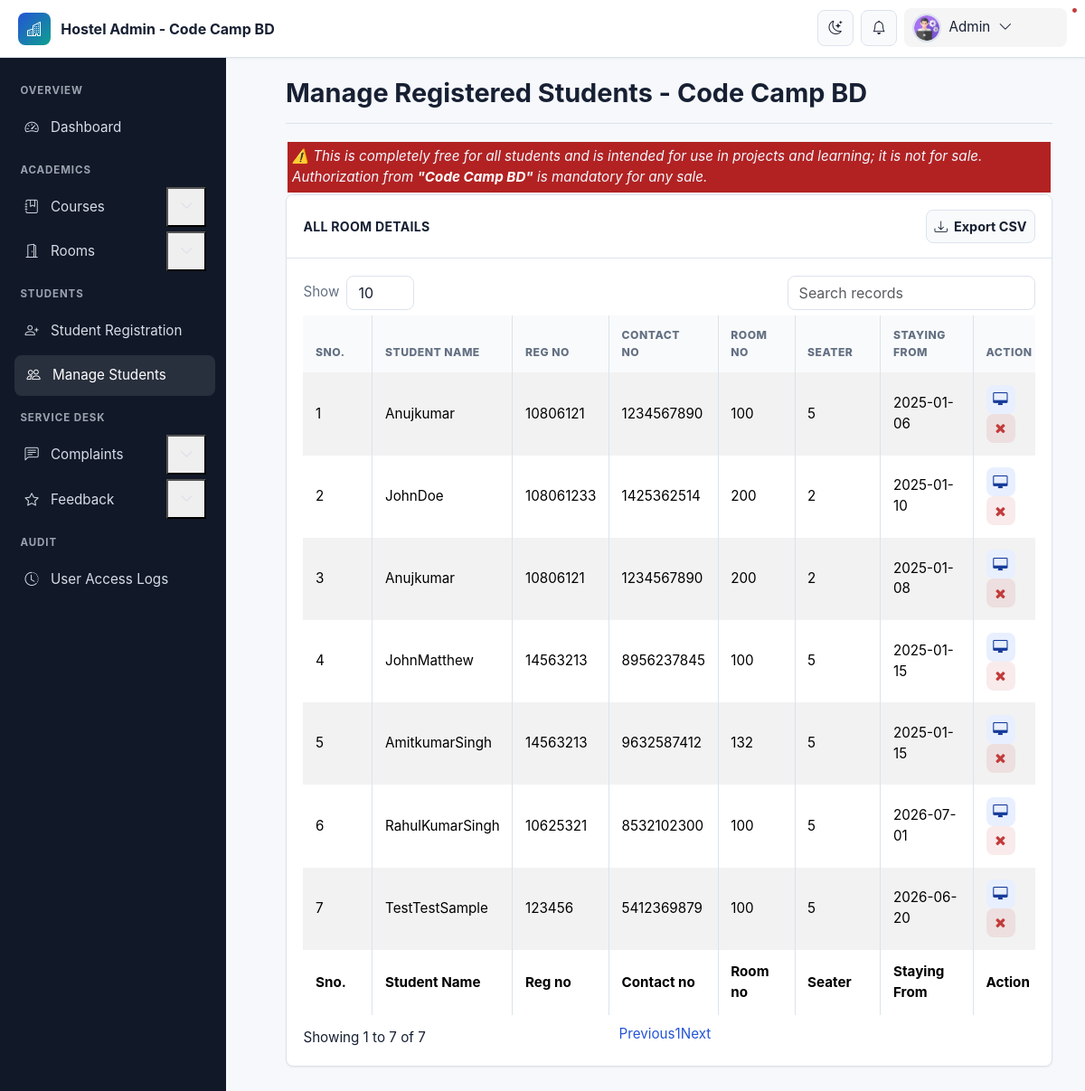
The page /admin/manage-students.php (signed in) on the database its author committed.
### tables this page shows
CREATE TABLE `registration` (
  `id` int(11) NOT NULL,
  `roomno` int(11) DEFAULT NULL,
  `seater` int(11) DEFAULT NULL,
  `feespm` int(11) DEFAULT NULL,
  `foodstatus` int(11) DEFAULT NULL,
  `stayfrom` date DEFAULT NULL,
  `duration` int(11) DEFAULT NULL,
  `course` varchar(500) DEFAULT NULL,
  `regno` int(11) DEFAULT NULL,
  `firstName` varchar(500) DEFAULT NULL,
  `middleName` varchar(500) DEFAULT NULL,
  `lastName` varchar(500) DEFAULT NULL,
  `gender` varchar(250) DEFAULT NULL,
  `contactno` bigint(11) DEFAULT NULL,
  `emailid` varchar(500) DEFAULT NULL,
  `egycontactno` bigint(11) DEFAULT NULL,
  `guardianName` varchar(500) DEFAULT NULL,
  `guardianRelation` varchar(500) DEFAULT NULL,
  `guardianContactno` bigint(11) DEFAULT NULL,
  `corresAddress` varchar(500) DEFAULT NULL,
  `corresCIty` varchar(500) DEFAULT NULL,
  `corresState` varchar(500) DEFAULT NULL,
  `corresPincode` int(11) DEFAULT NULL,
  `pmntAddress` varchar(500) DEFAULT NULL,
  `pmntCity` varchar(500) DEFAULT NULL,
  `pmnatetState` varchar(500) DEFAULT NULL,
  `pmntPincode` int(11) DEFAULT NULL,
  `postingDate` timestamp NULL DEFAULT current_timestamp(),
  `updationDate` varchar(500) DEFAULT NULL
);

### admin/manage-students.php (the view, shortened to what this page needs)
<?php
include('includes/config.php');
?>
<!doctype html>
<html lang="en" class="no-js">
<head>
	<link rel="stylesheet" href="css/font-awesome.min.css">
	<link rel="stylesheet" href="https://cdn.jsdelivr.net/npm/bootstrap@5.3.3/dist/css/bootstrap.min.css">
	<link rel="stylesheet" href="css/dataTables.bootstrap.min.css">
	<link rel="stylesheet" href="css/bootstrap-social.css">
	<link rel="stylesheet" href="css/bootstrap-select.css">
	<link rel="stylesheet" href="css/fileinput.min.css">
	<link rel="stylesheet" href="css/awesome-bootstrap-checkbox.css">
	<link rel="stylesheet" href="css/style.css">
</head>
<body>
	<?php include('includes/header.php');?>
	<div class="ts-main-content">
			<?php include('includes/sidebar.php');?>
		<div class="content-wrapper">
			<div class="container-fluid">
				<div class="row">
					<div class="col-md-12">
						<h2 class="page-title">Manage Registered Students - Code Camp BD</h2>
														<div class="" style="background-color: firebrick; padding: 5px;margin: 2px;}">
									<i>
										<marquee behavior="scroll" direction="left" onmouseover="this.stop();" onmouseout="this.start();" style="color: aliceblue;" >
											⚠️ This is completely free for all students and is intended for use in projects and learning; it is not for sale. Authorization from  <a style="color:white;font-weight: bold;" href="https://www.youtube.com/@codecampbdofficial/" target="_blank" rel="noopener noreferrer">"Code Camp BD"</a>  is mandatory for any sale.
										</marquee>
									</i>
								</div>
						<div class="panel panel-default">
							<div class="panel-heading">All Room Details</div>
							<div class="panel-body">
								<table id="zctb" class="display table table-striped table-bordered table-hover" cellspacing="0" width="100%">
									<thead>
										<tr>
											<th>Sno.</th>
											<th>Student Name</th>
											<th>Reg no</th>
											<th>Contact no </th>
											<th>room no  </th>
											<th>Seater </th>
											<th>Staying From </th>
											<th>Action</th>
										</tr>
									</thead>
									<tfoot>
										<tr>
											<th>Sno.</th>
											<th>Student Name</th>
											<th>Reg no</th>
											<th>Contact no </th>
											<th>Room no  </th>
											<th>Seater </th>
											<th>Staying From </th>
											<th>Action</th>
										</tr>
									</tfoot>
									<tbody>
<?php
$ret="select * from registration";
$stmt= $mysqli->prepare($ret) ;
$stmt->execute() ;
$res=$stmt->get_result();
$cnt=1;
while($row=$res->fetch_object())
	  {
	  	?>
<tr><td><?php echo $cnt;;?></td>
<td><?php echo $row->firstName;?><?php echo $row->middleName;?><?php echo $row->lastName;?></td>
<td><?php echo $row->regno;?></td>
<td><?php echo $row->contactno;?></td>
<td><?php echo $row->roomno;?></td>
<td><?php echo $row->seater;?></td>
<td><?php echo $row->stayfrom;?></td>
<td>
<a href="student-details.php?regno=<?php echo $row->regno;?>" title="View Full Details"><i class="fa fa-desktop"></i></a>&nbsp;&nbsp;
<a href="manage-students.php?del=<?php echo $row->regno;?>" title="Delete Record" onclick="return confirm('Do you want to delete');"><i class="fa fa-close"></i></a></td>
										</tr>
									<?php
$cnt=$cnt+1;
									 } ?>
									</tbody>
								</table>
							</div>
						</div>
					</div>
				</div>
			</div>
		</div>
	</div>
</body>
</html>

### admin/css/style.css (style rules this page uses)
html { font-size: 14px; }
@media only screen and (min-width: 480px) { html { font-size: 17px; } }
@media only screen and (min-width: 768px) { html { font-size: 14px; } }
body { font-size: 1em; }
a { color: #37a6c4; }
.panel { overflow: hidden; }
.page-title { padding-bottom: 15px; margin-bottom: 20px; border-bottom: 1px solid #f0f0f0; }
.ts-main-content .content-wrapper { padding-top: 15px; margin-top: 10px; }
@media only screen and (min-width: 992px) { .ts-main-content .content-wrapper { margin-left: 250px; } }

### css/modern-ui.css (style rules this page uses)
:root { color-scheme: light; --hms-bg: #f6f8fb; --hms-surface: #ffffff; --hms-surface-soft: #f9fafb; --hms-border: #dbe3ec; --hms-text: #172033; --hms-muted: #637083; --hms-primary: #2454d6; --hms-primary-dark: #163b99; --hms-primary-soft: #e8efff; --hms-accent: #0f9f8f; --hms-success: #16855f; --hms-warning: #b76b00; --hms-danger: #c23b3b; --hms-info: #1477a5; --hms-sidebar: #111827; --hms-sidebar-muted: #9ca3af; --hms-shadow-sm: 0 1px 2px rgba(16, 24, 40, .06); --hms-shadow: 0 14px 34px rgba(16, 24, 40, .10); --hms-radius: 8px; --hms-header-height: 64px; --hms-sidebar-width: 280px; }
* { box-sizing: border-box; }
html { font-size: 16px; }
body { min-height: 100vh; margin: 0; background: var(--hms-bg); color: var(--hms-text); font-family: Inter, ui-sans-serif, system-ui, -apple-system, BlinkMacSystemFont, "Segoe UI", sans-serif; font-size: .95rem; line-height: 1.5; letter-spacing: 0; }
a { color: var(--hms-primary); text-decoration: none; }
.ts-main-content .content-wrapper { min-height: 100vh; margin-top: 0; padding: calc(var(--hms-header-height) + 1rem) 1rem 2rem; transition: margin-left .24s ease; }
.container-fluid { max-width: 1480px; }
.page-title { display: flex; align-items: center; justify-content: space-between; gap: 1rem; margin: 0 0 1.25rem !important; padding: 0 0 1rem; color: var(--hms-text); border-bottom: 1px solid var(--hms-border); font-size: clamp(1.45rem, 2.4vw, 2rem); font-weight: 750; letter-spacing: 0; }
.panel, .well { margin-bottom: 1.25rem; overflow: hidden; background: var(--hms-surface); border: 1px solid var(--hms-border); border-radius: var(--hms-radius); box-shadow: var(--hms-shadow-sm); }
.panel-heading { display: flex; align-items: center; justify-content: space-between; gap: .75rem; padding: 1rem 1.15rem; color: var(--hms-text) !important; background: var(--hms-surface); border-bottom: 1px solid var(--hms-border); font-size: .88rem; font-weight: 750; letter-spacing: .02em; text-transform: uppercase; }
.panel-body { padding: 1.15rem; }
.table, table { width: 100%; color: var(--hms-text); vertical-align: middle; }
.table > :not(caption) > * > * { padding: .85rem; background: transparent; border-bottom-color: var(--hms-border); }
.table thead th, table.dataTable thead th { color: var(--hms-muted); background: var(--hms-surface-soft); font-size: .76rem; font-weight: 800; letter-spacing: .04em; text-transform: uppercase; }
.table tbody tr { transition: background .18s ease; }
.table-bordered, .table-bordered > :not(caption) > * { border-color: var(--hms-border); }
.action-link, td a:has(.fa), td a:has(.bi) { display: inline-flex; align-items: center; justify-content: center; width: 2rem; height: 2rem; color: var(--hms-primary-dark); background: var(--hms-primary-soft); border: 1px solid transparent; border-radius: var(--hms-radius); transition: background .18s ease, border-color .18s ease, transform .18s ease; }
td a:has(.fa-close), td a:has(.fa-trash), td a:has(.bi-trash) { color: var(--hms-danger); background: rgba(194, 59, 59, .10); }
@media (min-width: 992px) { .ts-main-content .content-wrapper { margin-left: var(--hms-sidebar-width); padding: calc(var(--hms-header-height) + 1.35rem) 1.5rem 2.5rem; } }

### rows shown on the page
registration: firstName "Anuj", lastName "kumar", regno "10806121", contactno "1234567890", roomno "100", seater "5", stayfrom "2025-01-06"
registration: firstName "John", lastName "Doe", regno "108061233", contactno "1425362514", roomno "200", seater "2", stayfrom "2025-01-10"
registration: firstName "Anuj", lastName "kumar", regno "10806121", contactno "1234567890", roomno "200", seater "2", stayfrom "2025-01-08"
registration: firstName "John", lastName "Matthew", regno "14563213", contactno "8956237845", roomno "100", seater "5", stayfrom "2025-01-15"
registration: firstName "Amit", middleName "kumar", lastName "Singh", regno "14563213", contactno "9632587412", roomno "132", seater "5", stayfrom "2025-01-15"
registration: firstName "Rahul", middleName "Kumar", lastName "Singh", regno "10625321", contactno "8532102300", roomno "100", seater "5", stayfrom "2026-07-01"
registration: firstName "Test", middleName "Test", lastName "Sample", regno "123456", contactno "5412369879", roomno "100", seater "5", stayfrom "2026-06-20"
